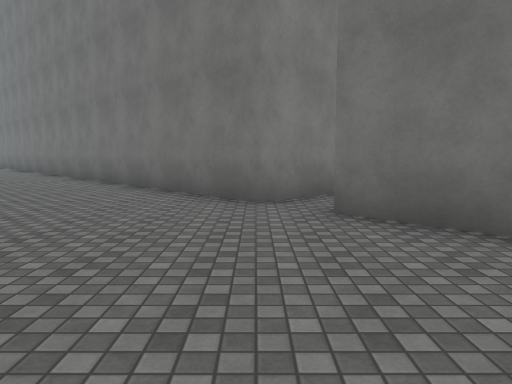
view 1 (above)

14 first-person views from a walk through a scene from a Unity 3-D project. The camera is 1.4 m above the floor, tilts 6° down and sees 70° across. The floor is counted in squares, 2 m on a side. Each view is taken from the middle of a square. On the plan, view 1 faces up. The plan holds only what a view shows up to about 11 squares ahead; the rest is blank. The place goes on beyond the plan. Surface patterns are stand-ins for the level's own textures.

view 2
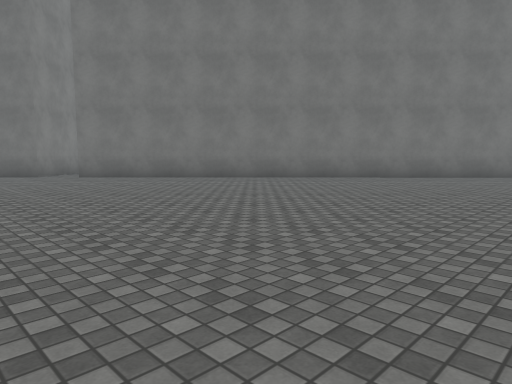

view 3
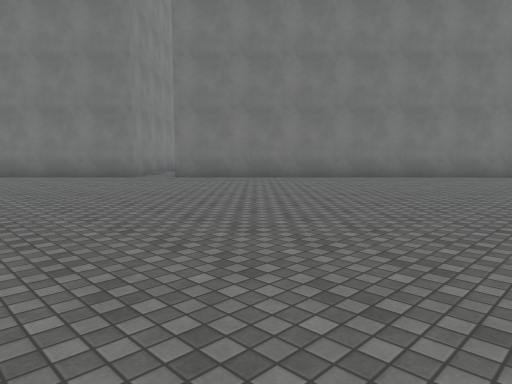

view 4
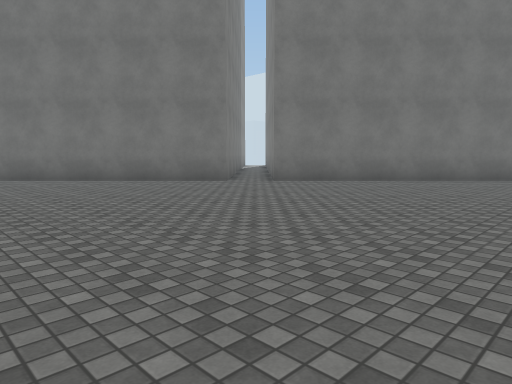

view 5
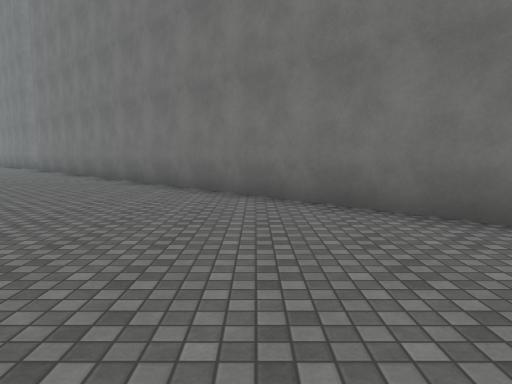

view 6
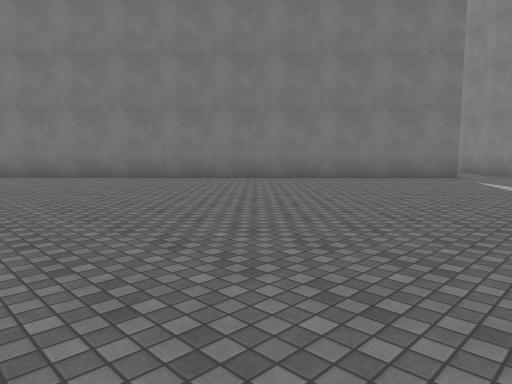

view 7
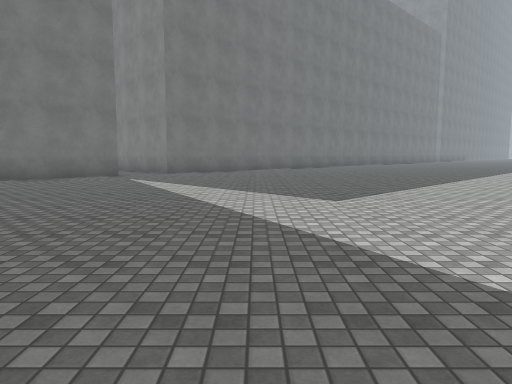

view 8
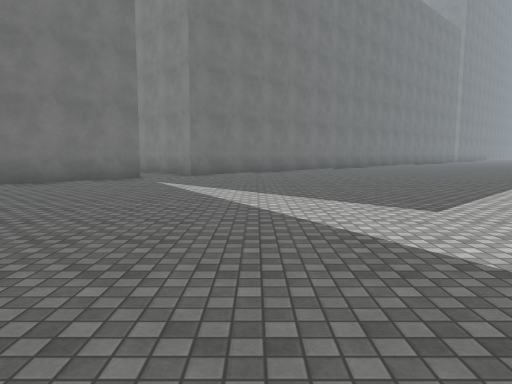

view 9
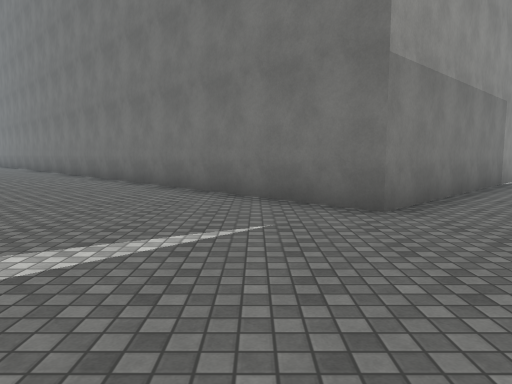

view 10
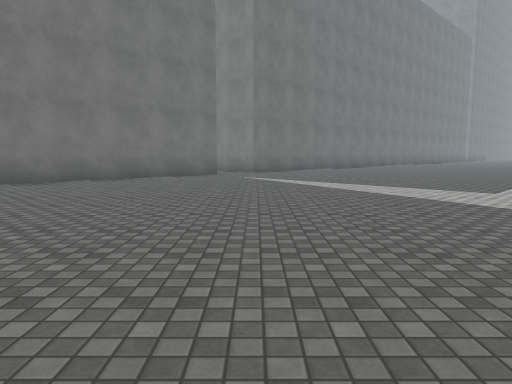

view 11
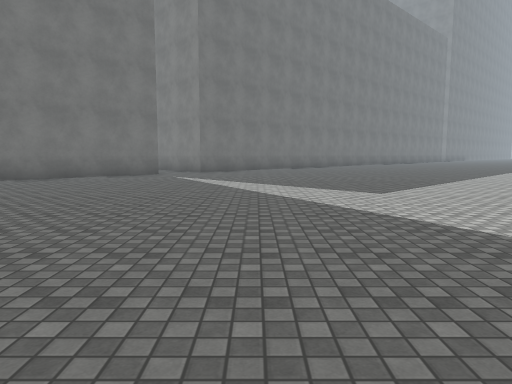

view 12
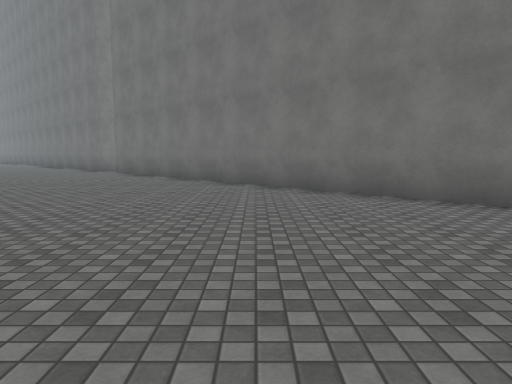

view 13
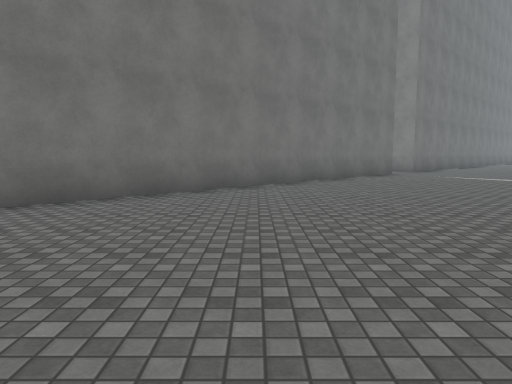

view 14
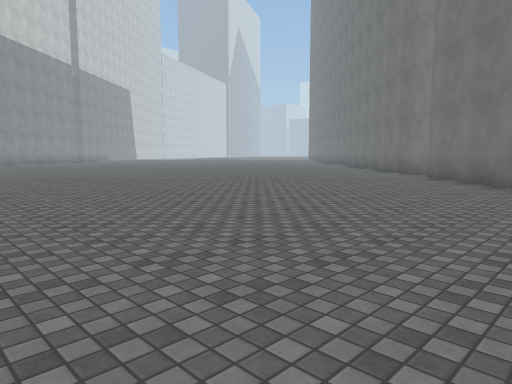

### Floor plan
Points are (right, up) in squares from view 1. A wall is a line through its corners. A room is listed if a view was taken in it or the views show most of it. See-through windows are left out.
Room 1 (views 1, 2, 3, 4, 5, 6, 7, 8, 9, 10, 11, 12, 13, 14)
walls: (19.6, -12.6) (18.5, -13.7) (0.9, 4.3); (0.1, 5.1) (-5.8, 11.1)

Where each view was taken, in squares from view 1:
view 1: 0 up, 0 right, facing up
view 2: 7 down, 3 left, facing up-right
view 3: 5 down, 5 left, facing up-right
view 4: 2 down, 6 left, facing up-right
view 5: 11 down, 10 right, facing up
view 6: 17 down, 7 right, facing up-right
view 7: 18 down, 7 right, facing right
view 8: 17 down, 8 right, facing right
view 9: 18 down, 17 right, facing up
view 10: 15 down, 6 right, facing right
view 11: 17 down, 6 right, facing right
view 12: 9 down, 6 right, facing up
view 13: 9 down, 6 right, facing right
view 14: 7 down, 5 right, facing up-left
